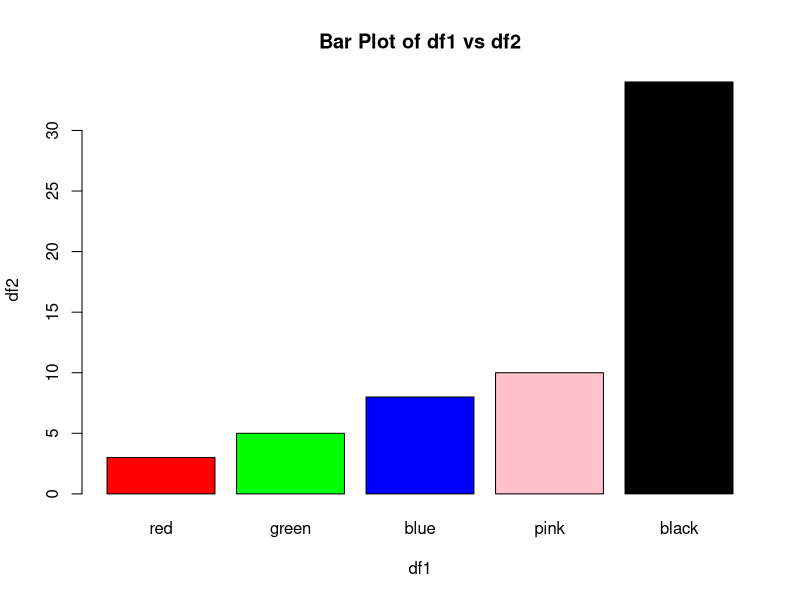

Recreate this plot in R.
# Create the data frame

df <- data.frame(df1 = c("red", "green", "blue", "pink", "black"), 

                 df2 = c(3, 5, 8, 10, 34))

# Create a bar plot

barplot(df$df2, names.arg = df$df1, col = df$df1, main = "Bar Plot of df1 vs df2", 

        xlab = "df1", ylab = "df2")
